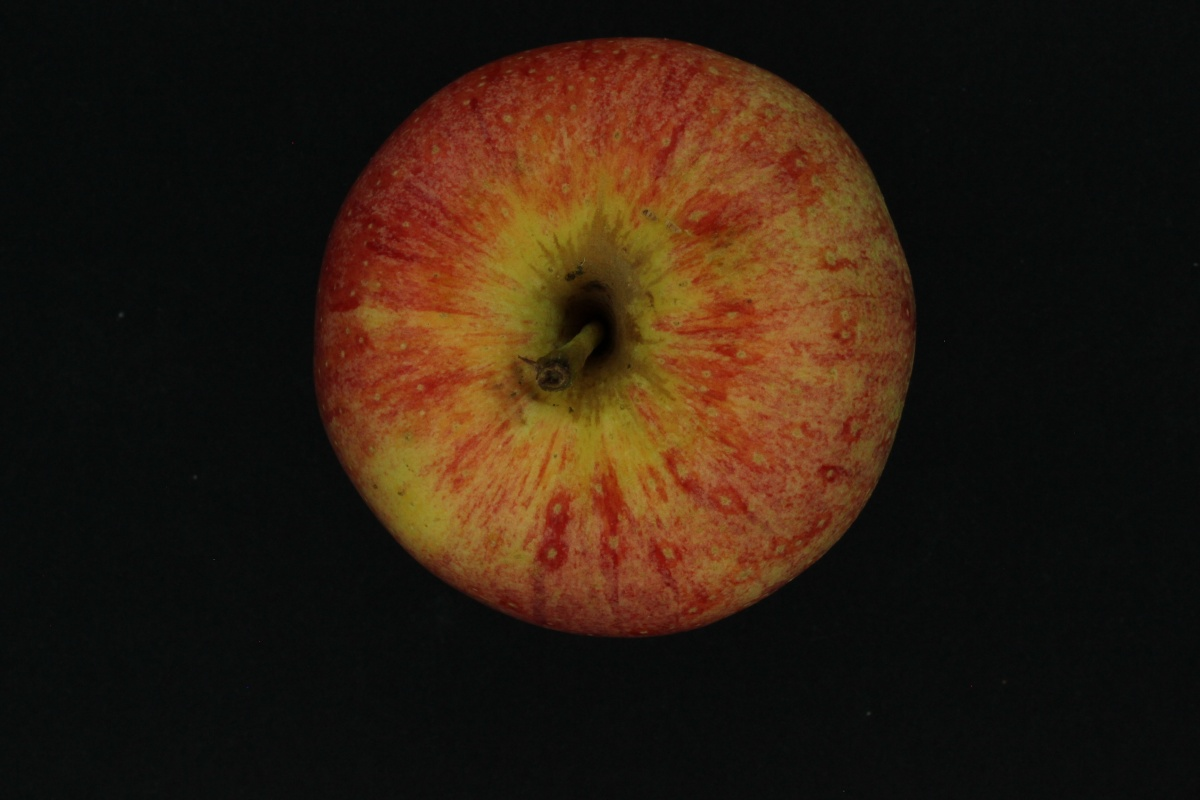
#> input picture LP-6/PR/Assignment 1/apple.JPG, 1200 x 800 px, found by its file name
$ jupyter execute 'Assignment 1.ipynb'
#> lines starting #> are read from the running program, lines starting #| are printed output that depends on the picture; after the words box and inside, x2 and y2 are one past the last pixel; in counts of white or black regions, pixels touching at a corner belong together
[cell 1]
import cv2
import numpy as np

def features(img):
    # Load the image
#> called with img = 'apple.jpg'
    img = cv2.imread(img)
#> img is the input picture: shape (800, 1200, 3); mean B, G, R 15.8, 28.6, 44.2

    # Convert the image to grayscale
    gray = cv2.cvtColor(img, cv2.COLOR_BGR2GRAY)

    # Threshold the image to create a binary mask
    ret, thresh = cv2.threshold(gray, 127, 255, cv2.THRESH_BINARY)
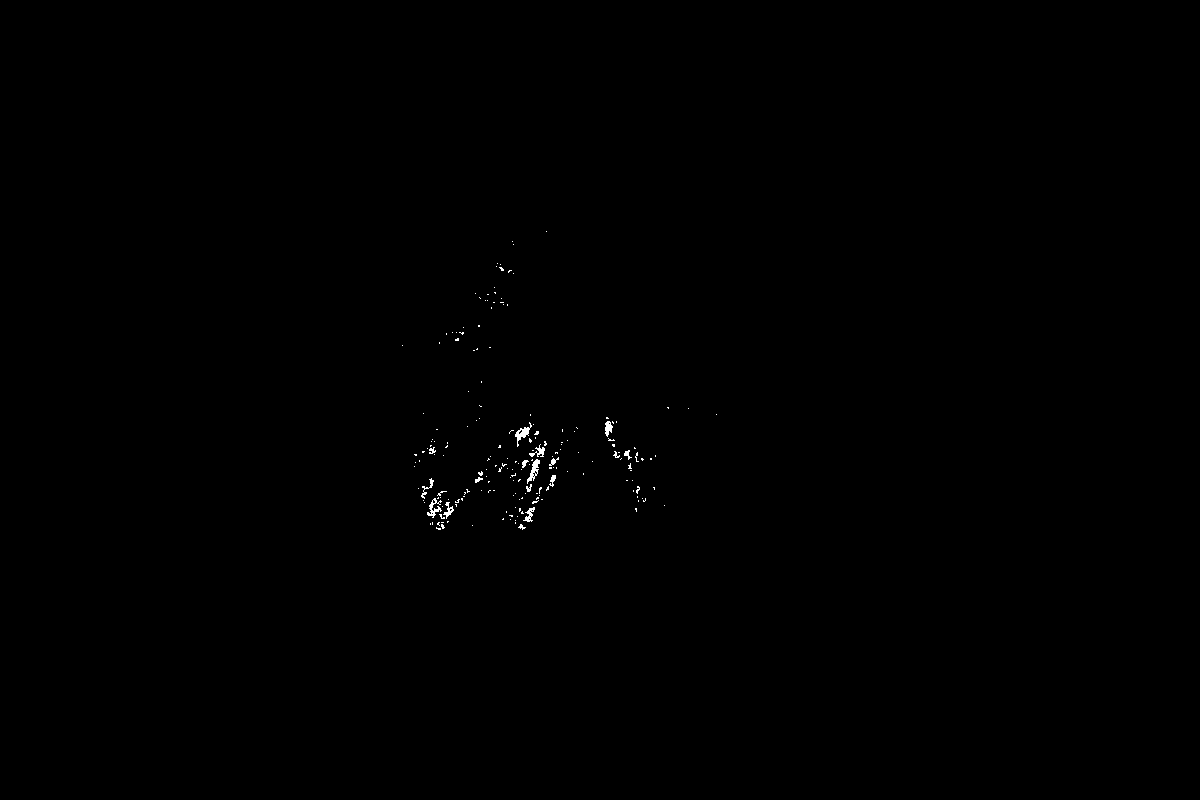
#> thresh: shape (800, 1200); 0.17% white in thin lines or dots, all inside (x1, y1, x2, y2) = (402, 231, 717, 530)

    # Find contours in the image
    contours, hierarchy = cv2.findContours(thresh, cv2.RETR_TREE, cv2.CHAIN_APPROX_SIMPLE)
#> contours = 210 contours, 198 with area under 20; largest, box (x1, y1, x2, y2) and area: (527, 459, 540, 484) 105, (515, 422, 532, 447) 105, (427, 498, 442, 518) 78, (605, 421, 613, 437) 63, (523, 507, 535, 522) 58

    # Loop through each contour and extract its features
    for cnt in contours:
        # Calculate the perimeter of the contour
        perimeter = cv2.arcLength(cnt, True)

        # Calculate the area of the contour
        area = cv2.contourArea(cnt)

        # Calculate the circularity of the contour
        if perimeter == 0:
            circularity = 0
        else:
            circularity = 4*np.pi*area/perimeter**2

        # Calculate the aspect ratio of the contour
        x,y,w,h = cv2.boundingRect(cnt)
        aspect_ratio = float(w)/h

        # Calculate the solidity of the contour
        hull = cv2.convexHull(cnt)
        hull_area = cv2.contourArea(hull)
        if hull_area == 0:
            solidity = 0
        else:
            solidity = float(area)/hull_area

        # Print the features of the contour
        print("Perimeter:", perimeter)
        print("Area:", area)
        print("Circularity:", circularity)
        print("Aspect Ratio:", aspect_ratio)
        print("Solidity:", solidity)
#> this loop made 210 passes
#> (perimeter, area, circularity, x, y, w, h, aspect_ratio) on passes 21, 30, 43: (57.11, 58, 0.223, 523, 507, 12, 15, 0.8), (54.87, 49.5, 0.207, 443, 502, 11, 17, 0.647), (107.3, 77.5, 0.0846, 427, 498, 15, 20, 0.75)
#> (printed output is left out)

[cell 2]
features('apple.jpg')

[cell 3]
features('mango.jpg')
#> call 2 of features, with img = 'mango.jpg'
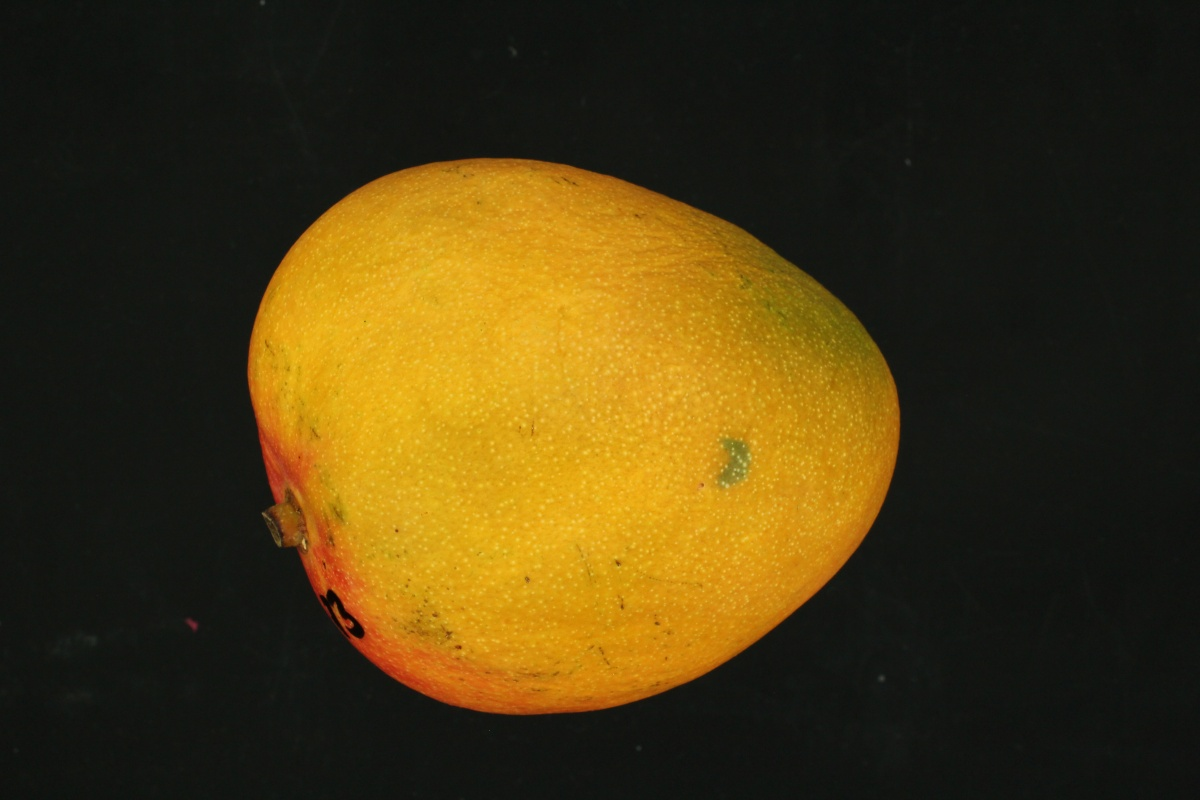
#> input picture LP-6/PR/Assignment 1/mango.JPG, 1200 x 800 px, found by its file name
#> in features, img is the input picture: shape (800, 1200, 3); mean B, G, R 18.4, 57.4, 73.7
#> in features (call 2), `ret, thresh = cv2.threshold(gray, 127, 255, cv2.THRESH_BINARY)`: thresh: shape (800, 1200); 24.4% white; 287 white regions (271 under 20 px), largest, box (x1, y1, x2, y2) and area: (251, 167, 883, 699) 232711, (656, 211, 682, 225) 96, (309, 529, 319, 544) 66
#> the loop in features (call 2), `for cnt in contours:` made 626 passes
#> cnt on passes 1 to 3: [[544, 704], [543, 705]], [[496, 704]], [[563, 702], [563, 703]]

[cell 4]
features('orange.jpg')
#> call 3 of features, with img = 'orange.jpg'
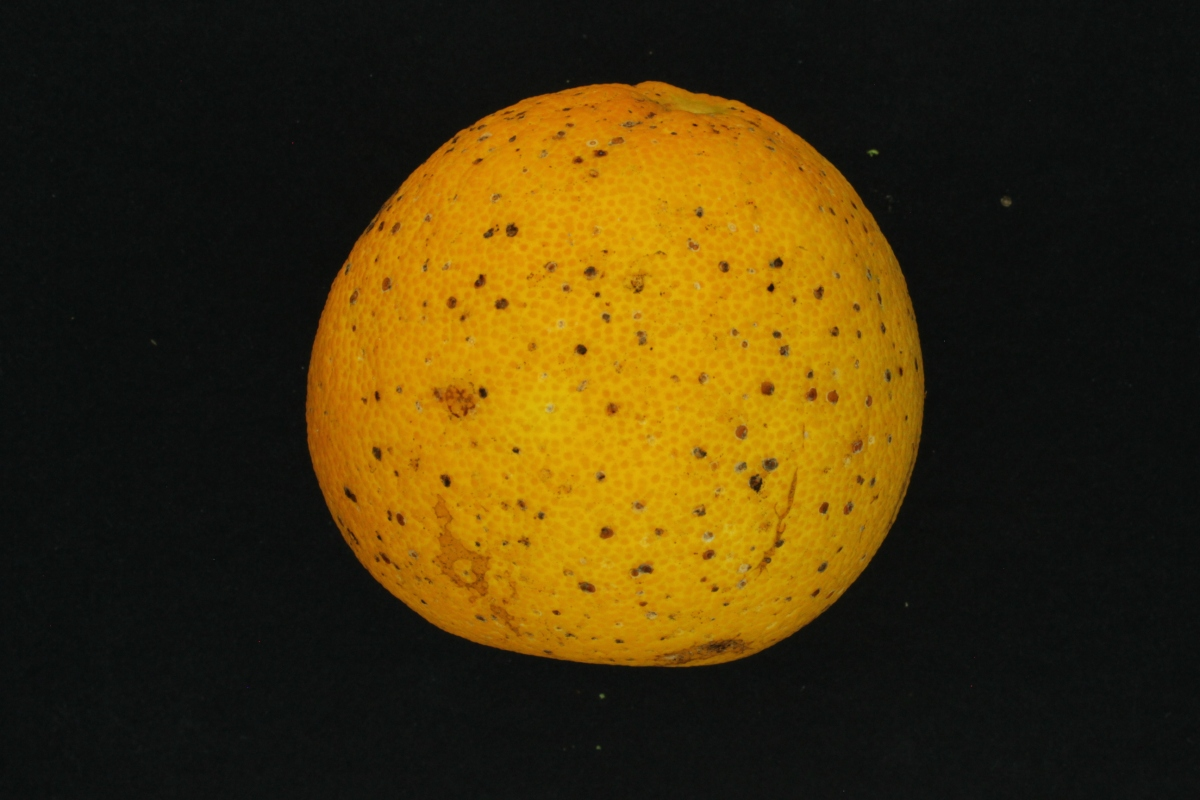
#> input picture LP-6/PR/Assignment 1/orange.jpg, 1200 x 800 px
#> in features, img is the input picture: shape (800, 1200, 3); mean B, G, R 11.5, 50.4, 67.4
#> in features (call 3), `ret, thresh = cv2.threshold(gray, 127, 255, cv2.THRESH_BINARY)`:
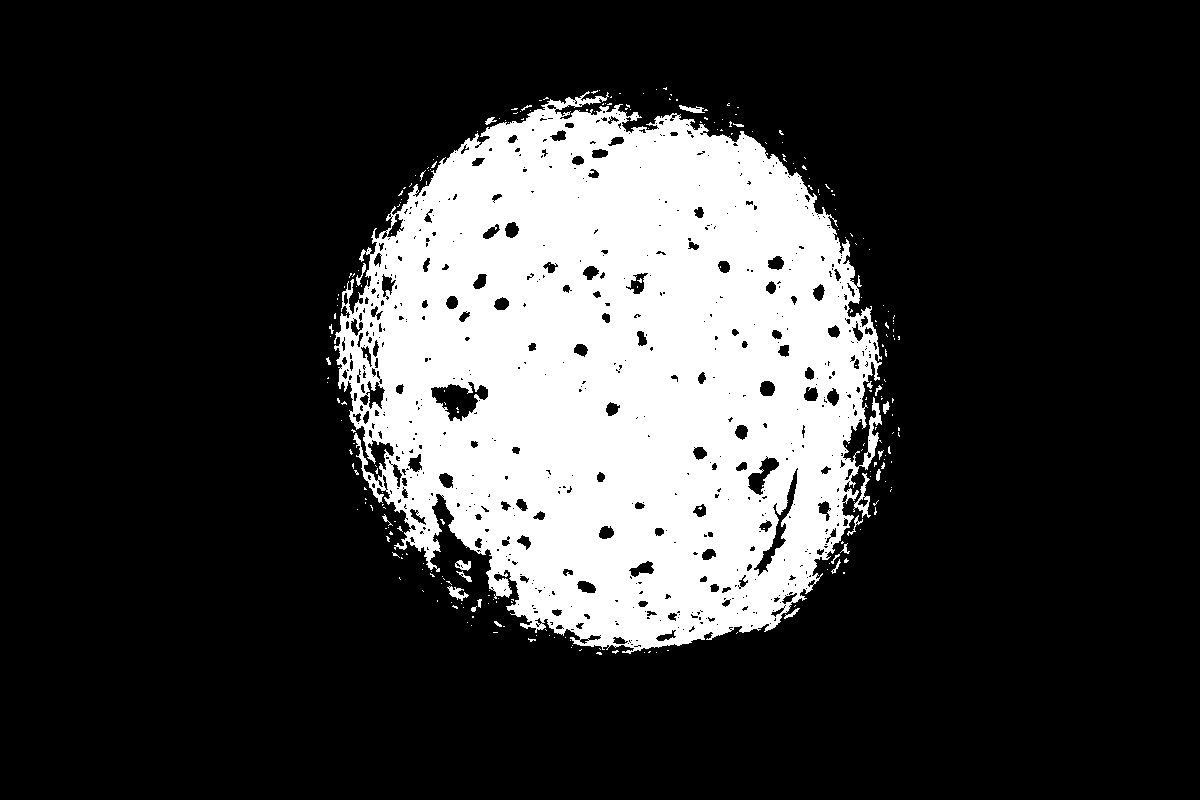
#> thresh: shape (800, 1200); 21.9% white; 260 white regions (234 under 20 px), largest, box (x1, y1, x2, y2) and area: (334, 91, 882, 654) 207798, (853, 473, 871, 518) 252, (447, 586, 469, 601) 142
#> the loop in features (call 3), `for cnt in contours:` made 1010 passes
#> cnt on passes 1, 2, 4: [[656, 652]], [[644, 652]], [[649, 651], [648, 652], [649, 652], [650, 651]]
